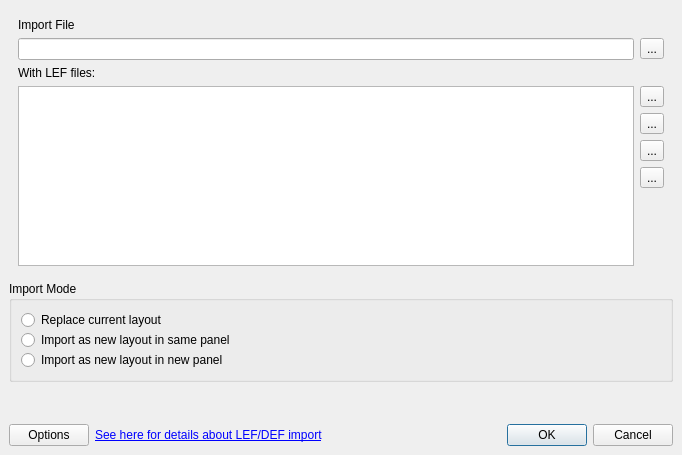
<ui version="4.0" >
 <class>LEFDEFImportOptionsDialog</class>
 <widget class="QDialog" name="LEFDEFImportOptionsDialog" >
  <property name="geometry" >
   <rect>
    <x>0</x>
    <y>0</y>
    <width>682</width>
    <height>455</height>
   </rect>
  </property>
  <property name="windowTitle" >
   <string>LEF Import Options</string>
  </property>
  <layout class="QGridLayout" >
   <property name="margin" >
    <number>9</number>
   </property>
   <property name="spacing" >
    <number>6</number>
   </property>
   <item row="4" column="0" >
    <widget class="QPushButton" name="reader_options_pb" >
     <property name="text" >
      <string>Options</string>
     </property>
    </widget>
   </item>
   <item row="4" column="2" >
    <widget class="QDialogButtonBox" name="buttonBox" >
     <property name="orientation" >
      <enum>Qt::Horizontal</enum>
     </property>
     <property name="standardButtons" >
      <set>QDialogButtonBox::Cancel|QDialogButtonBox::NoButton|QDialogButtonBox::Ok</set>
     </property>
    </widget>
   </item>
   <item row="2" column="0" colspan="2" >
    <spacer>
     <property name="orientation" >
      <enum>Qt::Vertical</enum>
     </property>
     <property name="sizeHint" >
      <size>
       <width>100</width>
       <height>71</height>
      </size>
     </property>
    </spacer>
   </item>
   <item row="4" column="1" >
    <widget class="QLabel" name="help_label" >
     <property name="sizePolicy" >
      <sizepolicy>
       <hsizetype>5</hsizetype>
       <vsizetype>5</vsizetype>
       <horstretch>1</horstretch>
       <verstretch>0</verstretch>
      </sizepolicy>
     </property>
     <property name="text" >
      <string>&lt;html>&lt;body>&lt;a href="int:/about/lef_def_import.xml">See here for details about LEF/DEF import&lt;/a>&lt;/body>&lt;/html></string>
     </property>
    </widget>
   </item>
   <item row="1" column="0" colspan="3" >
    <widget class="QGroupBox" name="groupBox" >
     <property name="title" >
      <string>Import Mode</string>
     </property>
     <property name="flat" >
      <bool>true</bool>
     </property>
     <layout class="QVBoxLayout" >
      <property name="margin" >
       <number>9</number>
      </property>
      <property name="spacing" >
       <number>0</number>
      </property>
      <item>
       <widget class="QRadioButton" name="replace_rb" >
        <property name="text" >
         <string>Replace current layout</string>
        </property>
       </widget>
      </item>
      <item>
       <widget class="QRadioButton" name="import_same_panel_rb" >
        <property name="text" >
         <string>Import as new layout in same panel</string>
        </property>
       </widget>
      </item>
      <item>
       <widget class="QRadioButton" name="import_new_panel_rb" >
        <property name="text" >
         <string>Import as new layout in new panel</string>
        </property>
       </widget>
      </item>
     </layout>
    </widget>
   </item>
   <item row="0" column="0" colspan="3" >
    <widget class="QFrame" name="frame" >
     <property name="frameShape" >
      <enum>QFrame::NoFrame</enum>
     </property>
     <property name="frameShadow" >
      <enum>QFrame::Raised</enum>
     </property>
     <layout class="QGridLayout" >
      <property name="margin" >
       <number>9</number>
      </property>
      <property name="spacing" >
       <number>6</number>
      </property>
      <item row="0" column="0" colspan="2" >
       <widget class="QLabel" name="label_6" >
        <property name="text" >
         <string>Import File</string>
        </property>
       </widget>
      </item>
      <item rowspan="2" row="2" column="0" colspan="2" >
       <widget class="QFrame" name="lef_files_frame" >
        <property name="minimumSize" >
         <size>
          <width>16</width>
          <height>200</height>
         </size>
        </property>
        <property name="frameShape" >
         <enum>QFrame::NoFrame</enum>
        </property>
        <property name="frameShadow" >
         <enum>QFrame::Raised</enum>
        </property>
        <layout class="QGridLayout" >
         <property name="margin" >
          <number>0</number>
         </property>
         <property name="spacing" >
          <number>6</number>
         </property>
         <item row="2" column="1" >
          <widget class="QToolButton" name="del_lef_files" >
           <property name="toolTip" >
            <string>Delete selected files</string>
           </property>
           <property name="text" >
            <string>...</string>
           </property>
           <property name="icon" >
            <iconset resource="layResources.qrc" >:/clear.png</iconset>
           </property>
          </widget>
         </item>
         <item row="1" column="1" >
          <widget class="QToolButton" name="add_lef_file" >
           <property name="toolTip" >
            <string>Add LEF file</string>
           </property>
           <property name="text" >
            <string>...</string>
           </property>
           <property name="icon" >
            <iconset resource="layResources.qrc" >:/add.png</iconset>
           </property>
          </widget>
         </item>
         <item row="3" column="1" >
          <widget class="QToolButton" name="move_lef_files_up" >
           <property name="toolTip" >
            <string>Move selected files up</string>
           </property>
           <property name="text" >
            <string>...</string>
           </property>
           <property name="icon" >
            <iconset resource="layResources.qrc" >:/up.png</iconset>
           </property>
          </widget>
         </item>
         <item row="4" column="1" >
          <widget class="QToolButton" name="move_lef_files_down" >
           <property name="toolTip" >
            <string>Move selected files down</string>
           </property>
           <property name="text" >
            <string>...</string>
           </property>
           <property name="icon" >
            <iconset resource="layResources.qrc" >:/down.png</iconset>
           </property>
          </widget>
         </item>
         <item row="0" column="0" colspan="2" >
          <widget class="QLabel" name="label_3" >
           <property name="text" >
            <string>With LEF files:</string>
           </property>
          </widget>
         </item>
         <item row="5" column="1" >
          <spacer>
           <property name="orientation" >
            <enum>Qt::Vertical</enum>
           </property>
           <property name="sizeHint" >
            <size>
             <width>20</width>
             <height>40</height>
            </size>
           </property>
          </spacer>
         </item>
         <item rowspan="5" row="1" column="0" >
          <widget class="QListWidget" name="lef_files" >
           <property name="sizePolicy" >
            <sizepolicy>
             <hsizetype>7</hsizetype>
             <vsizetype>13</vsizetype>
             <horstretch>0</horstretch>
             <verstretch>1</verstretch>
            </sizepolicy>
           </property>
           <property name="selectionMode" >
            <enum>QAbstractItemView::ExtendedSelection</enum>
           </property>
          </widget>
         </item>
        </layout>
       </widget>
      </item>
      <item row="1" column="0" >
       <widget class="QLineEdit" name="file_le" />
      </item>
      <item row="1" column="1" >
       <widget class="QToolButton" name="browse_pb" >
        <property name="text" >
         <string>...</string>
        </property>
       </widget>
      </item>
     </layout>
    </widget>
   </item>
  </layout>
 </widget>
 <tabstops>
  <tabstop>file_le</tabstop>
  <tabstop>browse_pb</tabstop>
  <tabstop>replace_rb</tabstop>
  <tabstop>import_same_panel_rb</tabstop>
  <tabstop>import_new_panel_rb</tabstop>
  <tabstop>reader_options_pb</tabstop>
  <tabstop>buttonBox</tabstop>
 </tabstops>
 <resources>
  <include location="layResources.qrc" />
 </resources>
 <connections>
  <connection>
   <sender>buttonBox</sender>
   <signal>accepted()</signal>
   <receiver>LEFDEFImportOptionsDialog</receiver>
   <slot>accept()</slot>
   <hints>
    <hint type="sourcelabel" >
     <x>387</x>
     <y>316</y>
    </hint>
    <hint type="destinationlabel" >
     <x>157</x>
     <y>274</y>
    </hint>
   </hints>
  </connection>
  <connection>
   <sender>buttonBox</sender>
   <signal>rejected()</signal>
   <receiver>LEFDEFImportOptionsDialog</receiver>
   <slot>reject()</slot>
   <hints>
    <hint type="sourcelabel" >
     <x>455</x>
     <y>322</y>
    </hint>
    <hint type="destinationlabel" >
     <x>286</x>
     <y>274</y>
    </hint>
   </hints>
  </connection>
 </connections>
</ui>
